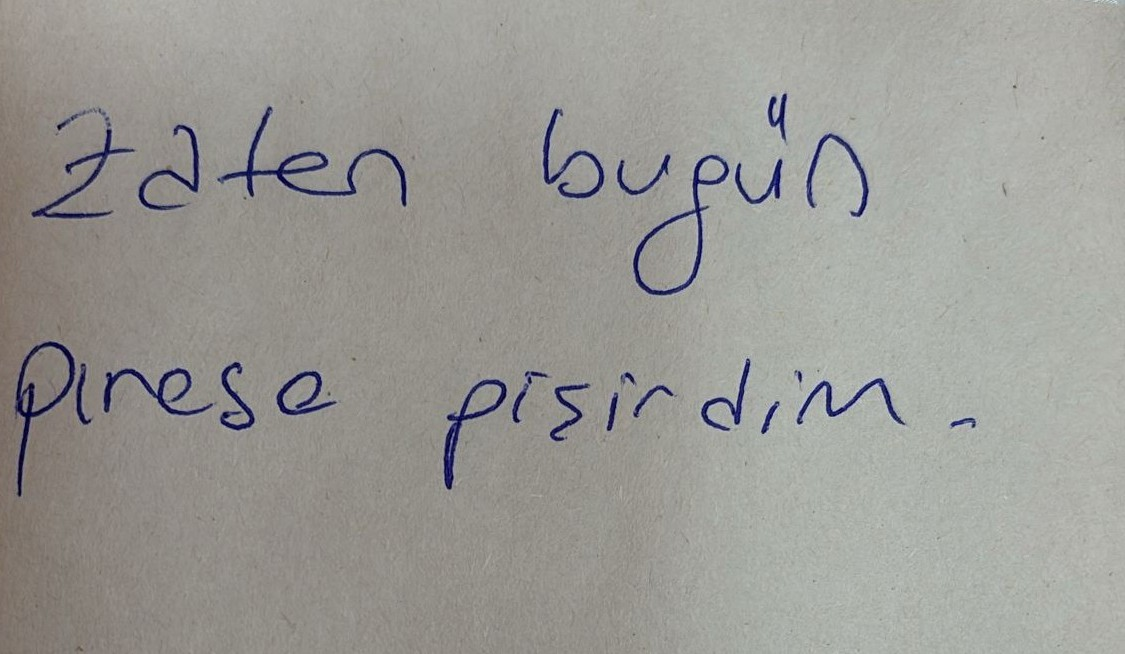
#> input picture AIDis_web/media/uploads/WhatsApp_Image_2025-10-06_at_13.37.35.jpeg, 1125 x 654 px
$ python -i utils.py   (imports and definitions only)
#> lines starting #> are read from the running program, lines starting #| are printed output that depends on the picture; after the words box and inside, x2 and y2 are one past the last pixel; in counts of white or black regions, pixels touching at a corner belong together
"""
AIDis Makale Parse Yardımcı Fonksiyonlar
"""

import os
import cv2
import numpy as np
from pathlib import Path
from typing import Optional, Tuple, List
import sys
sys.path.append(str(Path(__file__).parent.parent))
from config import get_config

def ensure_dir(path: str) -> None:
    """Dizini oluştur (yoksa)"""
    os.makedirs(path, exist_ok=True)

# [50 lines left out: functions imread_unicode, imwrite_unicode, equalize_resize_from_gray, preprocess_image, get_image_info, not called in this run]

def sort_boxes_reading_order(boxes: List[Tuple[int, int, int, int]]) -> List[Tuple[int, int, int, int]]:
    """Bounding box'ları okuma sırasına göre sırala"""
    if not boxes:
        return []

    # Ortalama yüksekliği hesapla
    heights = [h for (_, _, _, h) in boxes]
    med_h = int(np.median(heights)) if heights else 20
    line_h = max(12, int(0.6 * med_h))

    def key(box):
        x, y, w, h = box
        row = y // line_h
        return (row, x)

    return sorted(boxes, key=key)

def segment_letters(gray_img: np.ndarray) -> List[Tuple[int, int, int, int]]:
    """Gri kelime/cümle görüntüsünden harfleri segment et"""
    H, W = gray_img.shape

    # Histogram eşitleme
    eq = cv2.equalizeHist(gray_img)
    blur = cv2.GaussianBlur(eq, (3, 3), 0)

    # Binarizasyon (harfler beyaz olacak şekilde)
    _, bw = cv2.threshold(blur, 0, 255, cv2.THRESH_BINARY_INV + cv2.THRESH_OTSU)

    # Morfolojik işlemler
    bw = cv2.morphologyEx(bw, cv2.MORPH_OPEN, np.ones((3, 3), np.uint8), iterations=1)
    bw = cv2.dilate(bw, np.ones((2, 2), np.uint8), iterations=1)

    # Konturları bul
    cnts, _ = cv2.findContours(bw, cv2.RETR_EXTERNAL, cv2.CHAIN_APPROX_SIMPLE)

    boxes = []
    min_area = max(20, int(0.0015 * H * W))

    for c in cnts:
        x, y, w, h = cv2.boundingRect(c)
        area = w * h

        # Filtreleme
        if area < min_area or h < 5 or w < 3:
            continue
        if h > 0.9 * H and w < 0.1 * W:
            continue  # Dikey büyük parazit

        boxes.append((x, y, w, h))

    # Okuma sırasına göre sırala
    boxes = sort_boxes_reading_order(boxes)
    return boxes

>>> import cv2
>>> picture = cv2.imread('../../AIDis_web/media/uploads/WhatsApp_Image_2025-10-06_at_13.37.35.jpeg', cv2.IMREAD_GRAYSCALE)
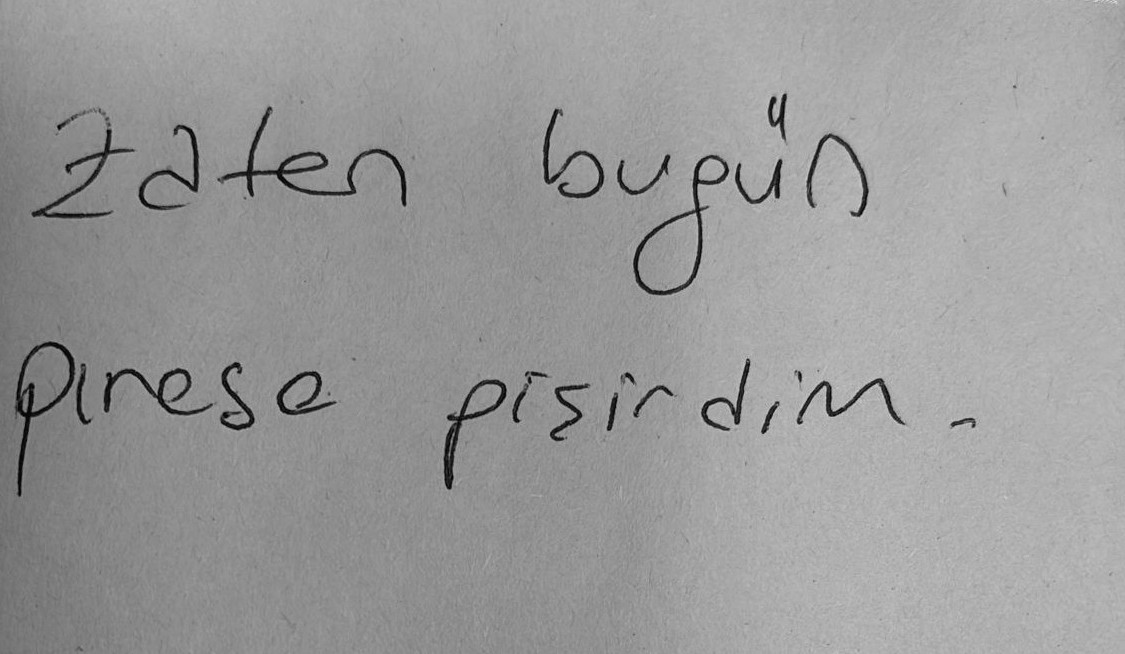
#> picture: shape (654, 1125); min 0, max 228, mean 153.4
>>> result = segment_letters(picture)
#> in segment_letters, `eq = cv2.equalizeHist(gray_img)`:
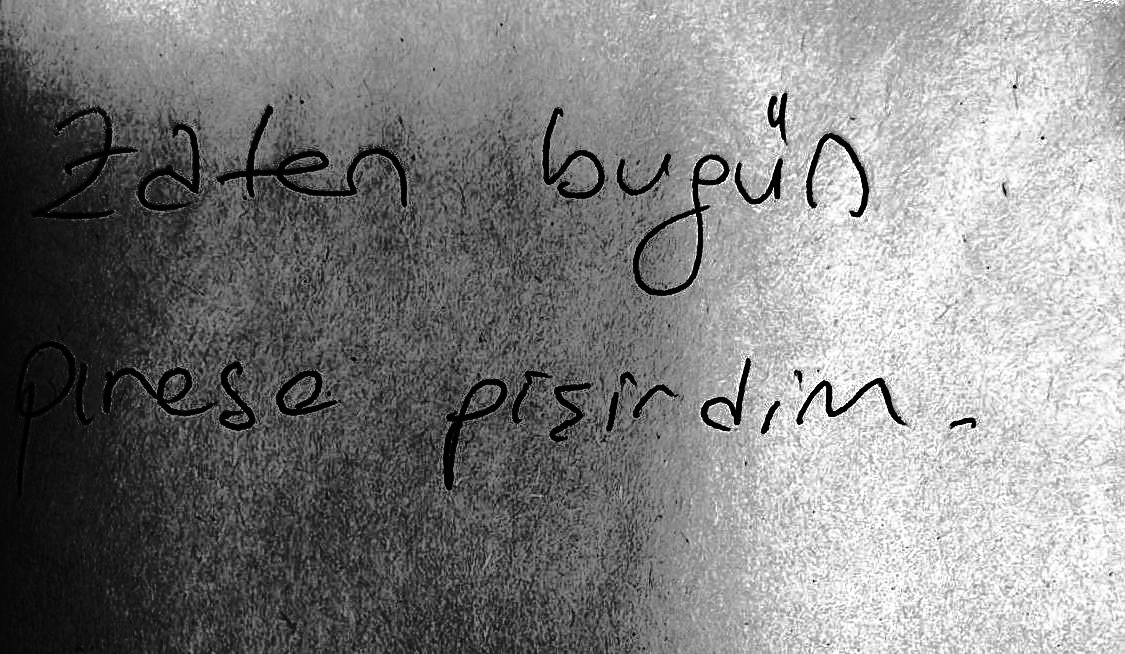
#> eq: shape (654, 1125); min 0, max 255, mean 130
#> in segment_letters, `_, bw = cv2.threshold(blur, 0, 255, cv2.THRESH_BINARY_INV + cv2.THRESH..`:
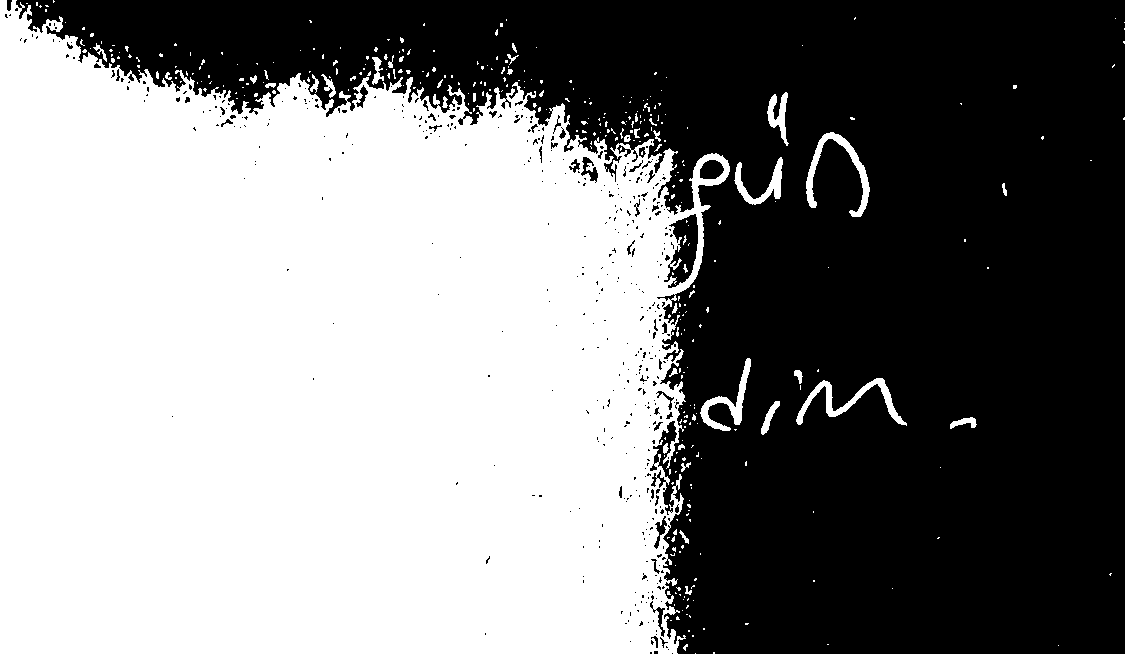
#> bw: shape (654, 1125); 52% white; 437 black regions (392 under 20 px), largest, box (x1, y1, x2, y2) and area: (16, 0, 1125, 654) 347802, (664, 214, 698, 288) 1320, (700, 160, 724, 179) 359
#> in segment_letters, `bw = cv2.morphologyEx(bw, cv2.MORPH_OPEN, np.ones((3, 3), np.uint8), i..`:
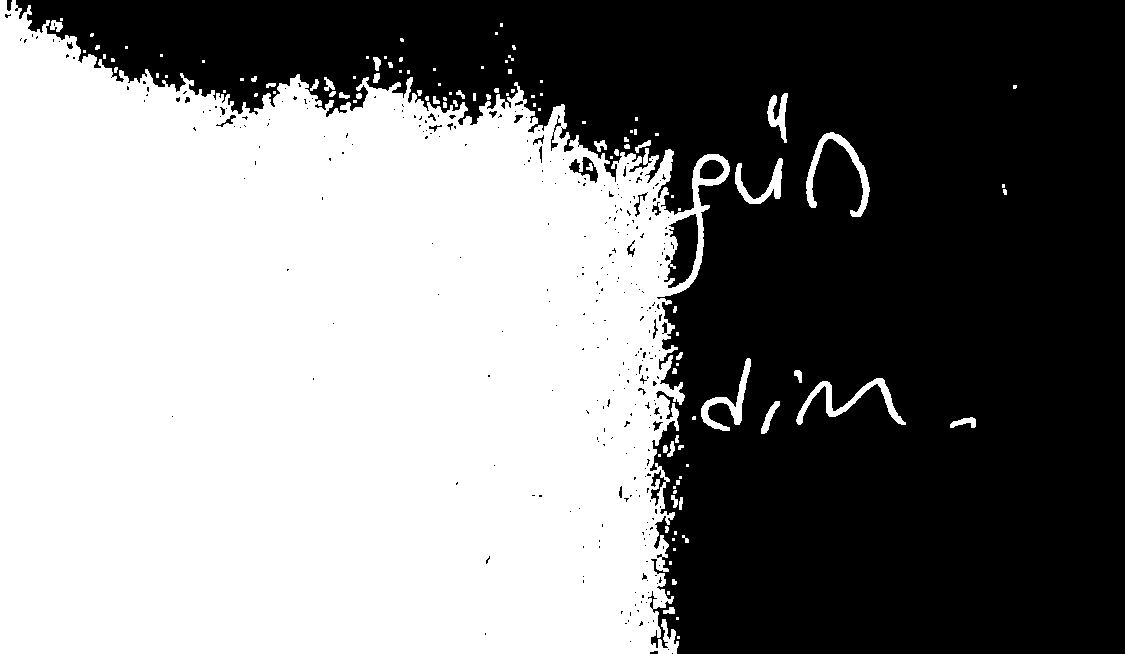
#> bw: shape (654, 1125); 51.5% white; 314 black regions (285 under 20 px), largest, box (x1, y1, x2, y2) and area: (15, 0, 1125, 654) 352752, (664, 214, 698, 288) 1468, (700, 160, 724, 179) 359
#> in segment_letters, `bw = cv2.dilate(bw, np.ones((2, 2), np.uint8), iterations=1)`:
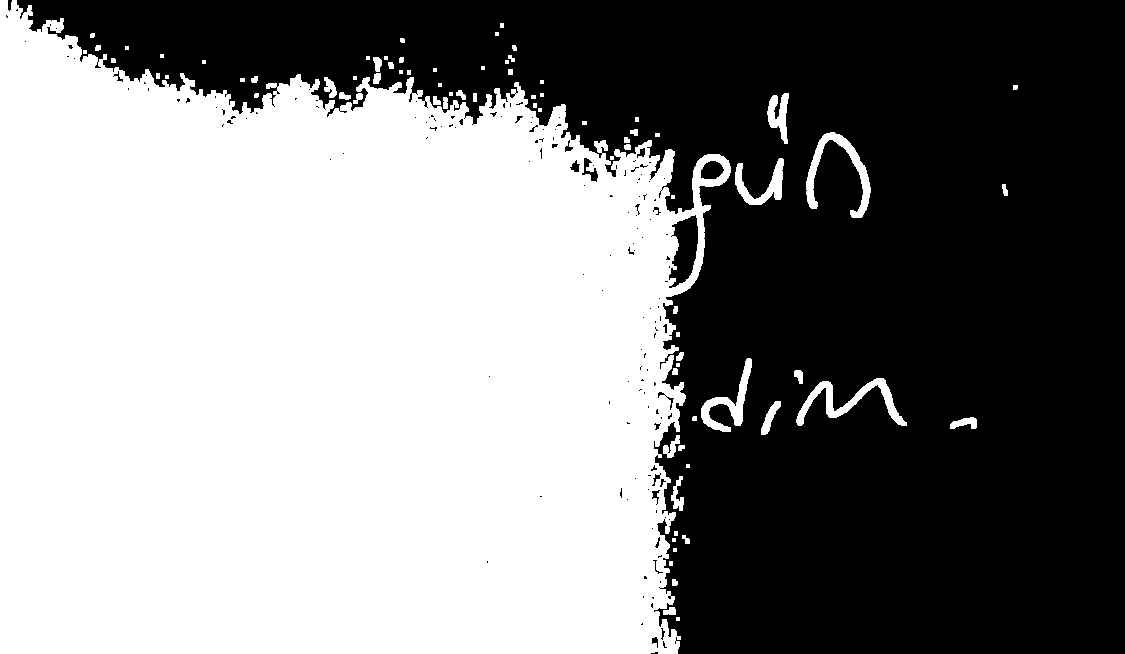
#> bw: shape (654, 1125); 52.4% white; 159 black regions (137 under 20 px)
#> in segment_letters, `cnts, _ = cv2.findContours(bw, cv2.RETR_EXTERNAL, cv2.CHAIN_APPROX_SIM..`: cnts = 81 contours, 46 with area under 20; largest, box (x1, y1, x2, y2) and area: (0, 0, 731, 654) 377471, (806, 132, 871, 218) 1260, (796, 378, 907, 426) 1244, (701, 358, 752, 432) 954, (735, 158, 784, 205) 776
#> the loop in segment_letters, `for c in cnts:` made 81 passes
#> (x, y, w, h, area) on passes 2, 3, 7, 9, 11, 12, 13, 14, 15, 16, 17, 18: (663, 607, 13, 8, 104), (672, 579, 6, 7, 42), (682, 535, 8, 9, 72), (671, 476, 13, 35, 455), (678, 445, 7, 6, 42), (663, 435, 17, 23, 391), (950, 417, 27, 12, 324), (692, 416, 5, 5, 25), (761, 401, 20, 34, 680), (796, 378, 111, 48, 5328), (794, 370, 9, 14, 126), (672, 368, 6, 7, 42)
#> (c, x, y, w, h, area) on passes 4, 8, 22, 30, 33, 34: ([[669, 561], [669, 565], [672, 565], [672, 561]], 669, 561, 4, 5, 20), ([[674, 531], [674, 535], [677, 535], [677, 531]], 674, 531, 4, 5, 20), ([[676, 332], [676, 336], [679, 336], [679, 332]], 676, 332, 4, 5, 20), ([[655, 133], [655, 136], [659, 136], [659, 133]], 655, 133, 5, 4, 20), ([[582, 121], [582, 124], [586, 124], [586, 121]], 582, 121, 5, 4, 20), ([[635, 117], [635, 121], [638, 121], [638, 117]], 635, 117, 4, 5, 20)
#> after the loop in segment_letters, `for c in cnts:`: boxes = [(796, 378, 111, 48), (701, 358, 51, 74), (735, 158, 49, 47), (806, 132, 65, 86), (767, 93, 22, 51), (0, 0, 731, 654)]
#> in sort_boxes_reading_order, `heights = [h for (_, _, _, h) in boxes]`: heights = [48, 74, 47, 86, 51, 654]
#> in sort_boxes_reading_order, `med_h = int(np.median(heights)) if heights else 20`: med_h = 62
#> in sort_boxes_reading_order, `line_h = max(12, int(0.6 * med_h))`: line_h = 37
#> in key, `row = y // line_h`: row = 10
#> in segment_letters, `boxes = sort_boxes_reading_order(boxes)`: boxes = [(0, 0, 731, 654), (767, 93, 22, 51), (806, 132, 65, 86), (735, 158, 49, 47), (701, 358, 51, 74), (796, 378, 111, 48)]
#> result has the same summary as boxes in segment_letters

$ run again, on AIDis_web/media/uploads/WhatsApp_Image_2025-10-06_at_13.50.35.jpeg
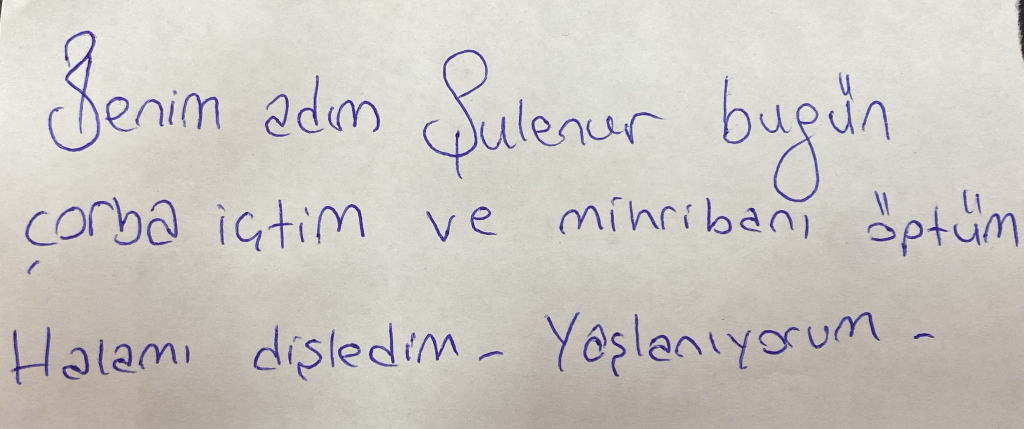
#> input picture AIDis_web/media/uploads/WhatsApp_Image_2025-10-06_at_13.50.35.jpeg, 2048 x 858 px (shown at 1/2 size)
#> in segment_letters, `eq = cv2.equalizeHist(gray_img)`:
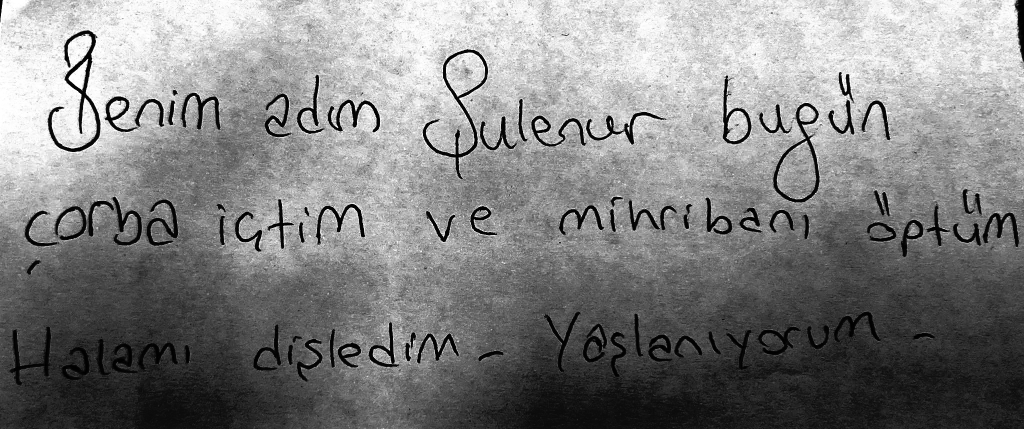
#> eq: shape (858, 2048) (shown at 1/2 size); min 0, max 255, mean 129.6
#> in segment_letters, `bw = cv2.dilate(bw, np.ones((2, 2), np.uint8), iterations=1)`:
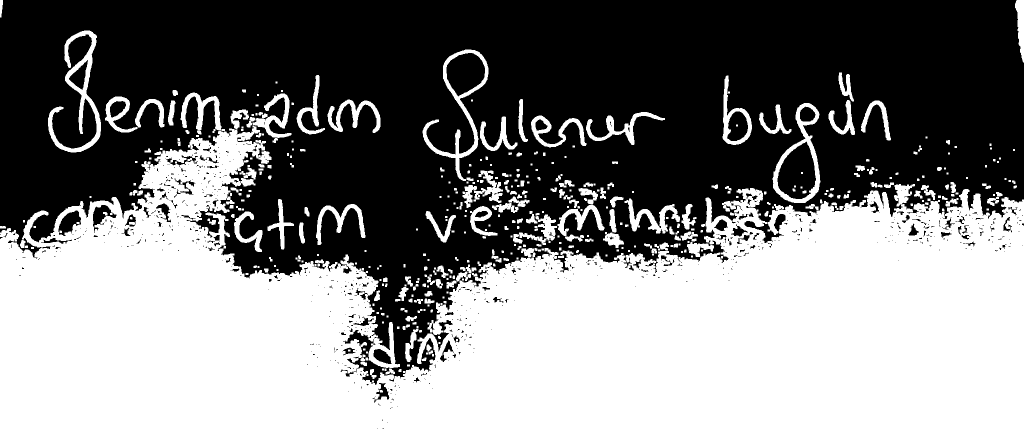
#> bw: shape (858, 2048) (shown at 1/2 size); 48.8% white; 451 white regions (114 under 20 px)
#> cnts = 436 contours, 219 with area under 20; largest, box (x1, y1, x2, y2) and area: (0, 251, 2048, 858) 783331, (1545, 206, 1641, 406) 10856, (845, 99, 977, 362) 9255, (96, 61, 202, 305) 6378, (1445, 151, 1504, 290) 3880
#> the loop in segment_letters, `for c in cnts:` made 436 passes
#> (x, y, w, h, area) on passes 3 to 5: (797, 738, 6, 6, 36), (740, 738, 13, 20, 260), (771, 737, 19, 12, 228)
#> after the loop in segment_letters, `for c in cnts:`: boxes = 26 items, first 6: (1026, 429, 88, 61), (468, 423, 57, 81), (851, 422, 61, 63), (940, 412, 55, 60), (1115, 409, 94, 63), (632, 408, 99, 82)
#> heights = 26 values, max 607 at index 9, min 57 at index 18, mean 115.2
#> med_h = 71
#> line_h = 42
#> row = 10
#> in segment_letters, `boxes = sort_boxes_reading_order(boxes)`: boxes = 26 items, first 6: (96, 61, 106, 244), (845, 99, 132, 263), (593, 150, 57, 119), (1445, 151, 59, 139), (210, 193, 65, 72), (270, 198, 59, 57)
#> result has the same summary as boxes in segment_letters

$ run again, on AIDis_web/media/uploads/WhatsApp_Image_2025-10-06_at_13.56.48.jpeg
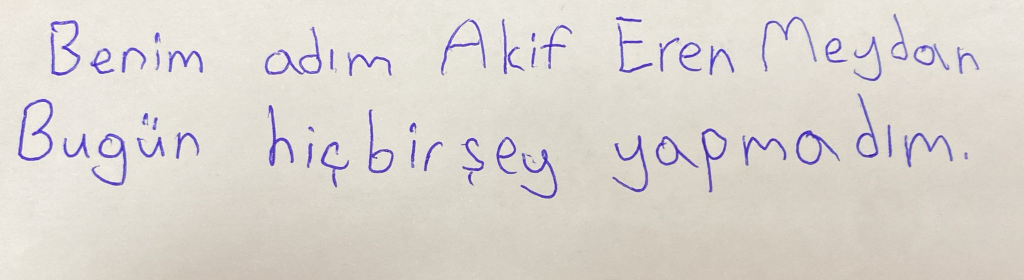
#> input picture AIDis_web/media/uploads/WhatsApp_Image_2025-10-06_at_13.56.48.jpeg, 2048 x 559 px (shown at 1/2 size)
#> in segment_letters, `eq = cv2.equalizeHist(gray_img)`:
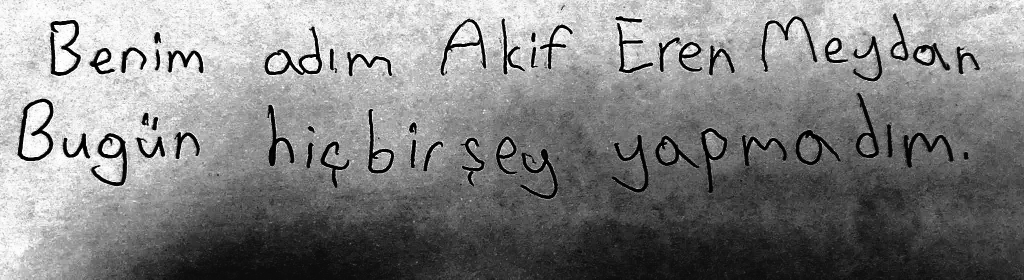
#> eq: shape (559, 2048) (shown at 1/2 size); min 0, max 255, mean 130.8
#> in segment_letters, `bw = cv2.dilate(bw, np.ones((2, 2), np.uint8), iterations=1)`:
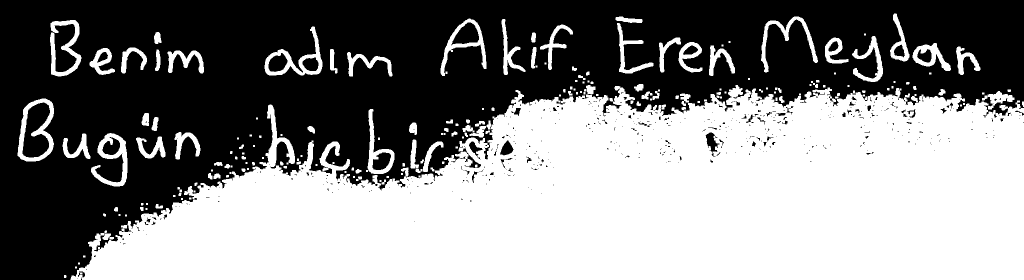
#> bw: shape (559, 2048) (shown at 1/2 size); 51.2% white; 510 black regions (437 under 20 px)
#> cnts = 200 contours, 95 with area under 20; largest, box (x1, y1, x2, y2) and area: (141, 170, 2048, 559) 535007, (35, 197, 108, 323) 6988, (529, 53, 645, 151) 4298, (881, 37, 973, 152) 3631, (182, 266, 255, 373) 3338
#> the loop in segment_letters, `for c in cnts:` made 200 passes
#> (x, y, w, h, area) on passes 1, 5, 8: (128, 550, 5, 6, 30), (242, 450, 12, 12, 144), (206, 427, 6, 6, 36)
#> after the loop in segment_letters, `for c in cnts:`: boxes = 28 items, first 6: (846, 283, 41, 61), (272, 273, 59, 44), (125, 267, 56, 51), (182, 266, 73, 107), (349, 264, 52, 55), (735, 218, 54, 130)
#> heights = 28 values, max 389 at index 8, min 37 at index 7, mean 88.86
#> med_h = 65
#> line_h = 39
#> row = 7
#> in segment_letters, `boxes = sort_boxes_reading_order(boxes)`: boxes = 28 items, first 6: (881, 37, 92, 115), (1003, 38, 48, 112), (1522, 33, 114, 112), (1780, 27, 39, 96), (100, 40, 63, 113), (529, 53, 116, 98)
#> result has the same summary as boxes in segment_letters
